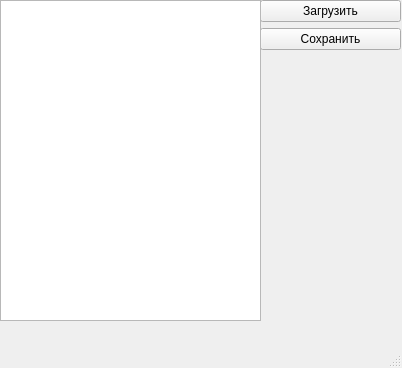
<?xml version="1.0" encoding="UTF-8"?>
<ui version="4.0">
 <class>MainWindow</class>
 <widget class="QMainWindow" name="MainWindow">
  <property name="geometry">
   <rect>
    <x>0</x>
    <y>0</y>
    <width>402</width>
    <height>368</height>
   </rect>
  </property>
  <property name="windowTitle">
   <string>Редактор Настроек Игры</string>
  </property>
  <widget class="QWidget" name="centralwidget">
   <widget class="QWidget" name="verticalLayoutWidget">
    <property name="geometry">
     <rect>
      <x>260</x>
      <y>0</y>
      <width>141</width>
      <height>321</height>
     </rect>
    </property>
    <layout class="QVBoxLayout" name="verticalLayout">
     <item>
      <widget class="QPushButton" name="loadButton">
       <property name="text">
        <string>Загрузить</string>
       </property>
      </widget>
     </item>
     <item>
      <widget class="QPushButton" name="saveButton">
       <property name="text">
        <string>Сохранить</string>
       </property>
      </widget>
     </item>
     <item>
      <spacer name="verticalSpacer">
       <property name="orientation">
        <enum>Qt::Vertical</enum>
       </property>
       <property name="sizeHint" stdset="0">
        <size>
         <width>20</width>
         <height>40</height>
        </size>
       </property>
      </spacer>
     </item>
    </layout>
   </widget>
   <widget class="QTableWidget" name="tableWidget">
    <property name="geometry">
     <rect>
      <x>0</x>
      <y>0</y>
      <width>261</width>
      <height>321</height>
     </rect>
    </property>
   </widget>
  </widget>
  <widget class="QMenuBar" name="menubar">
   <property name="geometry">
    <rect>
     <x>0</x>
     <y>0</y>
     <width>402</width>
     <height>21</height>
    </rect>
   </property>
  </widget>
  <widget class="QStatusBar" name="statusbar"/>
 </widget>
 <resources/>
 <connections/>
</ui>
